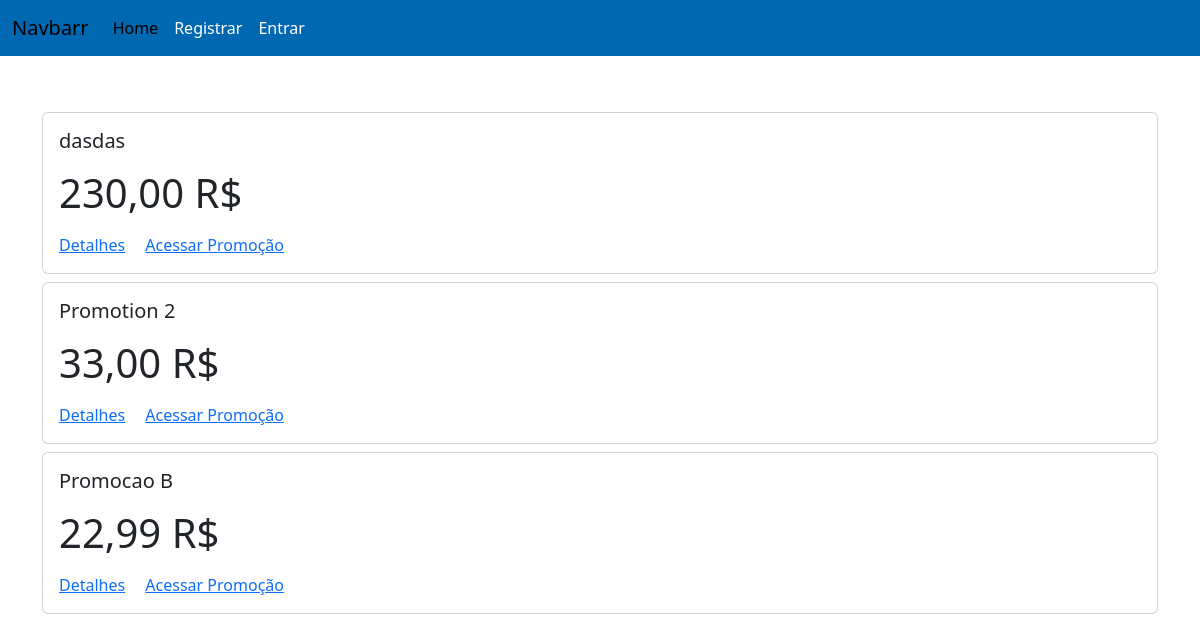
Before: /promotions/ with the older database file.
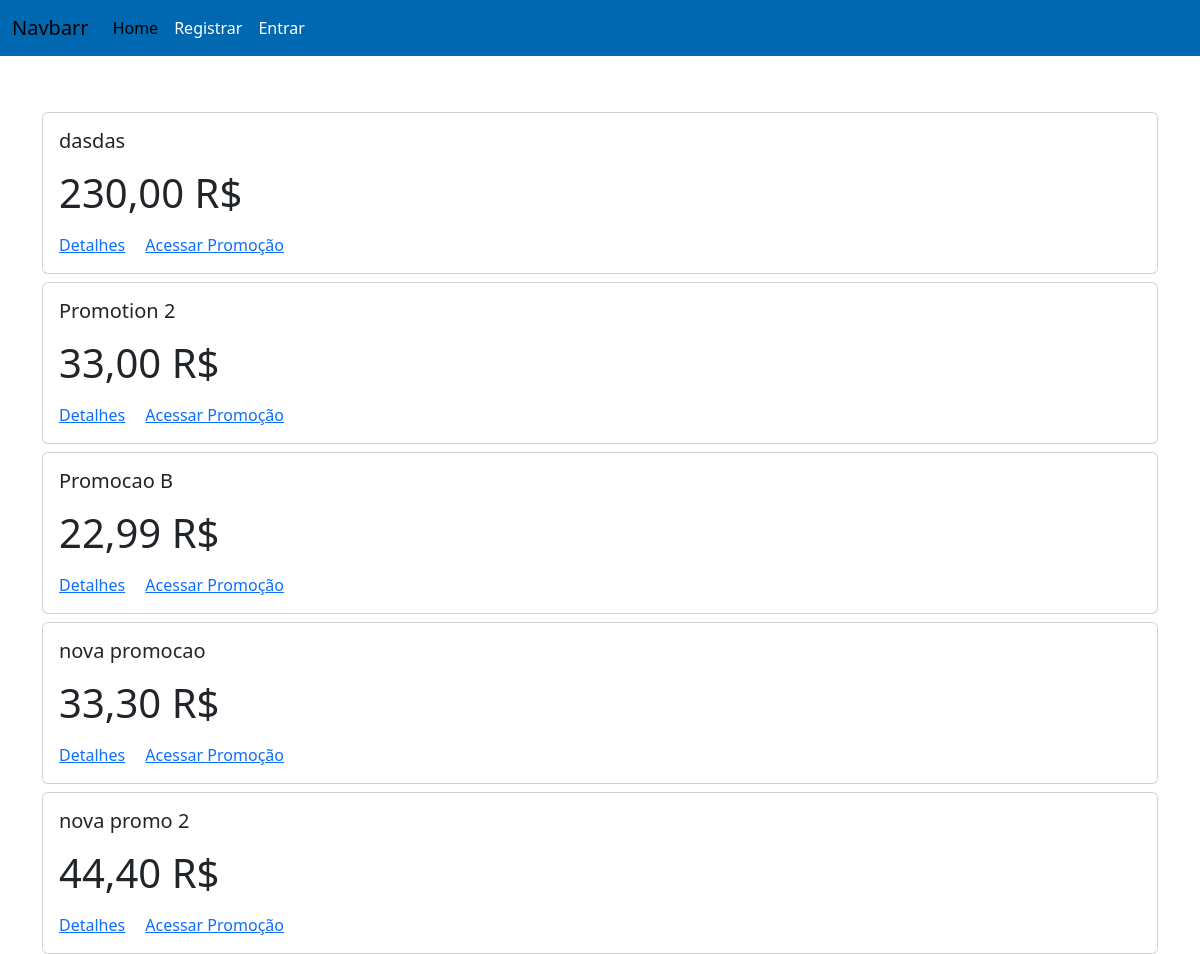
After: the same page with the newer database file.
### promotions/models/promotion.py (models this page shows, shortened)
class Promotion(models.Model):
    title = models.CharField(max_length=255, verbose_name=_('Titulo'))
    description = models.TextField()
    price = models.DecimalField(max_digits=8, decimal_places=2)
    url = models.URLField()
    user = models.ForeignKey(user_model, on_delete=models.PROTECT)

### promotions/views.py (the view)
# urls.py: path('', PromotionListView.as_view(), name='promotions_list'),
class PromotionListView(ListView):
    model = Promotion
    template_name = 'promotions/index.html'
    context_object_name = 'promotions'

### promotions/templates/promotions/index.html (shortened to what this page needs)
{% extends 'base.html' %}
{% block content %}
<div class="container">
    <div class="row">
        {% for promotion in promotions %}
        <div class="col-12 mt-2">
            <div class="card">
                <div class="card-body">
                    <h5 class="card-title">{{promotion.title}}</h5>
                    <p class="card-text">
                        <h1>
                            {{promotion.price}} R$
                        </h1>
                    </p>
                    <a href="{% url 'promotions:promotion_detail' promotion.pk %}" class="card-link">Detalhes</a>
                    <a href="{{promotion.url}}" class="card-link" target="_blank">Acessar Promoção</a>
                </div>
            </div>
        </div>
        {% endfor %}
    </div>
</div>
{% endblock %}

### templates/base.html (shortened to what this page needs)
{% load static %}
<!DOCTYPE html>
<html lang="en">
<head>
    <link rel="stylesheet" href="{% static 'css/bootstrap.min.css' %}">
    <link rel="stylesheet" href="{% static 'css/style.css' %}">
</head>
<body>
    <nav class="navbar navbar-expand-lg">
        <div class="container-fluid">
            <a class="navbar-brand" href="#">Navbarr</a>
            <div class="collapse navbar-collapse" id="navbarNav">
                <ul class="navbar-nav">
                    <li class="nav-item">
                        <a class="nav-link active" aria-current="page" href="#">Home</a>
                    </li>
                    {% if user.is_authenticated %}
                        <li class="nav-item">
                            <a href="#" class="nav-link">
                                {{user.email}}
                            </a>
                        </li>
                        <li class="nav-item">
                            <a class="nav-link" href="{% url 'users:logout_user' %}">Sair</a>
                        </li>
                    {% else %}
                        <li class="nav-item">
                            <a class="nav-link" href="{% url 'users:register_user' %}">Registrar</a>
                        </li>
                        <li class="nav-item">
                            <a class="nav-link" href="{% url 'users:login_user' %}">Entrar</a>
                        </li>
                    {% endif %}
                </ul>
            </div>
        </div>
    </nav>
    <main class="pt-5">
        {% block content %}{% endblock %}
    </main>
</body>
</html>

### static/css/style.css (style rules this page uses)
.navbar { background-color: #0067b1; }
.nav-link { color: #fff; }

Changed rows visible on the page:
added Promotion: title "nova promocao", price "33,30"
added Promotion: title "nova promo 2", price "44,40"
